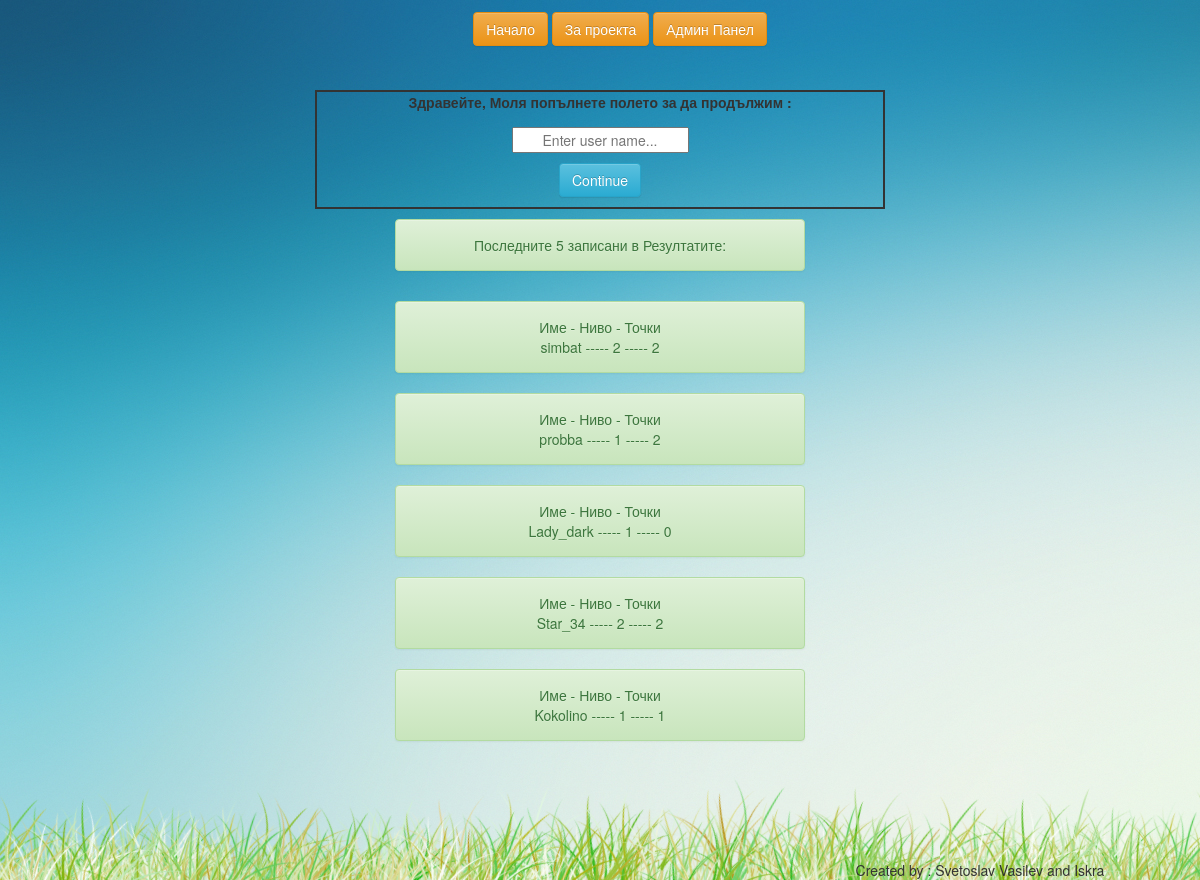
Before: /project_31_mart/index.php with the older database file.
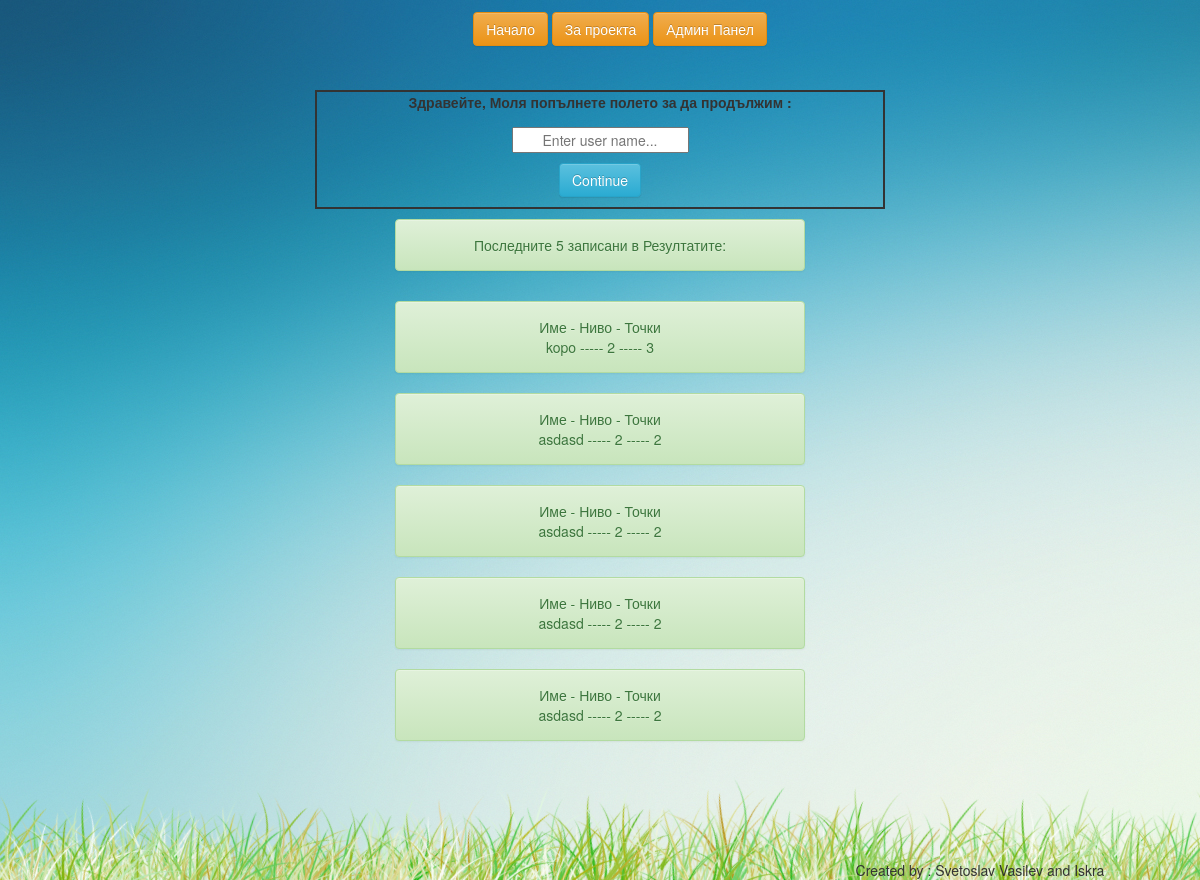
After: the same page with the newer database file.
### tables this page shows
CREATE TABLE `scoreboard` (
  `id_score` int(11) NOT NULL,
  `user_name` varchar(100) NOT NULL,
  `lvl` int(11) NOT NULL,
  `score` int(11) NOT NULL,
  `date_deleted` date DEFAULT NULL
);

### project_31_mart/index.php (the view, shortened to what this page needs)
	<?php
	include_once('includes/header.php');
	?>
	<div  class="container text-center">
		<div  id='hello' class="col-lg-6 col-lg-offset-3 text-center">
		<label for='login'>Здравейте, Моля попълнете полетo за да продължим : </label>
		<?php
		echo "<p><form action='page2.php' method='post'>";
		echo "</p>";
		echo "<p>";
		echo "</p></form>";
		?>
        </div>
	</div>
	<?php
	$conn = mysqli_connect('localhost', 'root', '', 'math');
$read_query = 	"SELECT user_name, lvl, score FROM scoreboard where date_deleted is null ORDER BY id_score DESC LIMIT 5";
$read_result = mysqli_query($conn, $read_query);
echo "<p><div class='row'>
	<div id='five' class='alert alert-success col-xs-4 col-md-4
		col-xs-offset-4 col-md-4 text-center'>";
echo "<p>Последните 5 записани в Резултатите:";
echo "</div></div></p>";
	if (mysqli_num_rows($read_result) > 0) {
		while($row = mysqli_fetch_assoc($read_result)){
        echo "<div class='row'>
	<div class='alert alert-success col-xs-4 col-md-4
		col-xs-offset-4 col-md-offset-4 text-center'>";
        echo "<p>Име - Ниво - Точки</p>";
		echo $row['user_name']." ----- ".$row['lvl']." ----- ".$row['score'];
		echo "</div></div>";
		}
}
?>
	<?php
	include_once('includes/footer.php');
	?>

Changed rows visible on the page:
no longer on this page (row unchanged): scoreboard: user_name "simbat", lvl "2", score "2"
no longer on this page (row unchanged): scoreboard: user_name "probba", lvl "1", score "2"
no longer on this page (row unchanged): scoreboard: user_name "Lady_dark", lvl "1", score "0"
no longer on this page (row unchanged): scoreboard: user_name "Star_34", lvl "2", score "2"
no longer on this page (row unchanged): scoreboard: user_name "Kokolino", lvl "1", score "1"
added scoreboard: user_name "kopo", lvl "2", score "3"
added scoreboard: user_name "asdasd", lvl "2", score "2"
added scoreboard: user_name "asdasd", lvl "2", score "2"
added scoreboard: user_name "asdasd", lvl "2", score "2"
added scoreboard: user_name "asdasd", lvl "2", score "2"
